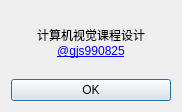
<?xml version="1.0" encoding="UTF-8"?>
<ui version="4.0">
 <class>info</class>
 <widget class="QDialog" name="info">
  <property name="geometry">
   <rect>
    <x>0</x>
    <y>0</y>
    <width>182</width>
    <height>112</height>
   </rect>
  </property>
  <property name="windowTitle">
   <string>Info</string>
  </property>
  <layout class="QVBoxLayout" name="verticalLayout">
   <item>
    <widget class="QLabel" name="label">
     <property name="sizePolicy">
      <sizepolicy hsizetype="Expanding" vsizetype="Expanding">
       <horstretch>0</horstretch>
       <verstretch>0</verstretch>
      </sizepolicy>
     </property>
     <property name="text">
      <string>计算机视觉课程设计&lt;br&gt;&lt;a href=&quot;https://github.com/gjs990825&quot;&gt;@gjs990825&lt;/a&gt;</string>
     </property>
     <property name="textFormat">
      <enum>Qt::RichText</enum>
     </property>
     <property name="alignment">
      <set>Qt::AlignCenter</set>
     </property>
     <property name="openExternalLinks">
      <bool>true</bool>
     </property>
    </widget>
   </item>
   <item>
    <widget class="QPushButton" name="pushButton">
     <property name="sizePolicy">
      <sizepolicy hsizetype="Expanding" vsizetype="Fixed">
       <horstretch>0</horstretch>
       <verstretch>0</verstretch>
      </sizepolicy>
     </property>
     <property name="text">
      <string>OK</string>
     </property>
    </widget>
   </item>
  </layout>
 </widget>
 <resources/>
 <connections>
  <connection>
   <sender>pushButton</sender>
   <signal>clicked()</signal>
   <receiver>info</receiver>
   <slot>accept()</slot>
   <hints>
    <hint type="sourcelabel">
     <x>116</x>
     <y>96</y>
    </hint>
    <hint type="destinationlabel">
     <x>173</x>
     <y>19</y>
    </hint>
   </hints>
  </connection>
 </connections>
</ui>
